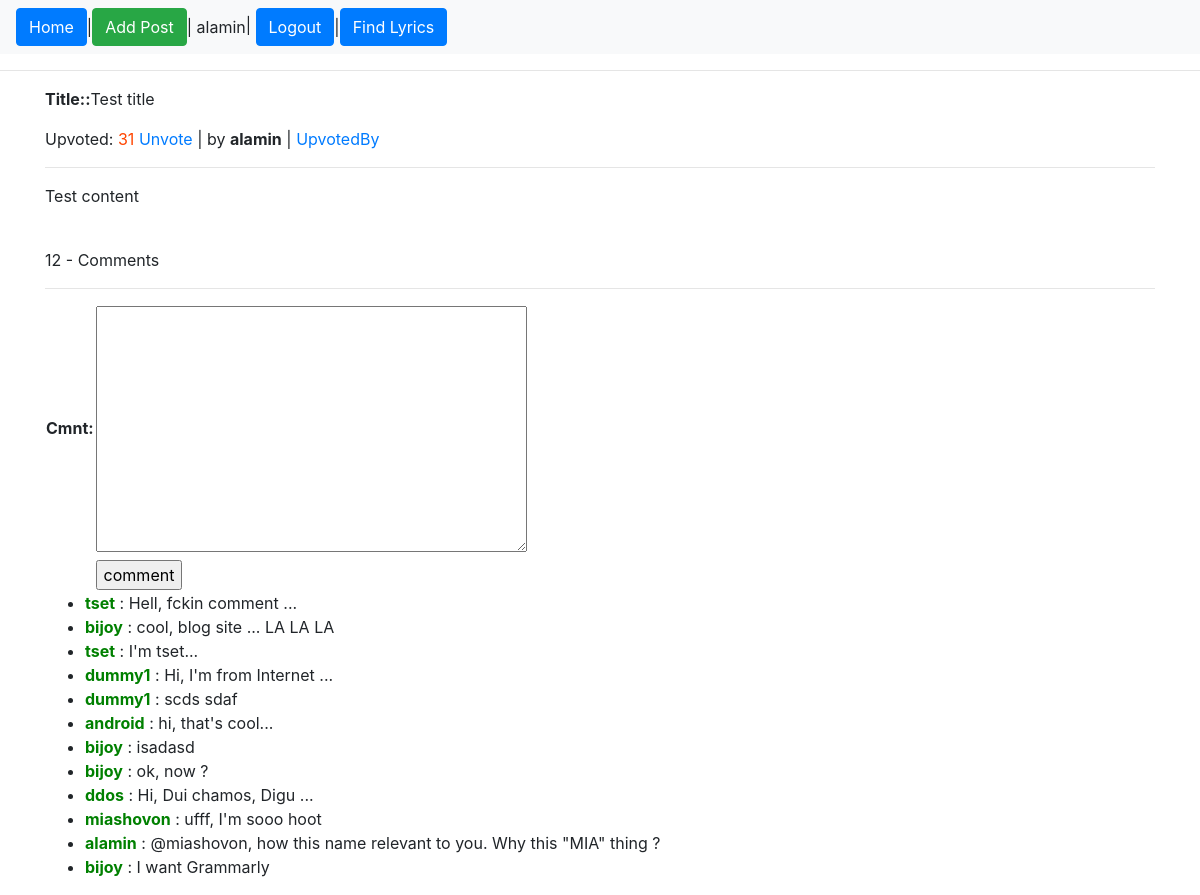
The app's page /post/1/ (signed in) with its own data.
### playground/models.py (models this page shows)
class Post(models.Model):
	title = models.CharField(max_length=200)
	content = models.TextField()
	author = models.ForeignKey(User, on_delete=models.CASCADE)

class Comment(models.Model):
	cmnt = models.TextField()
	user = models.ForeignKey(User, on_delete = models.CASCADE, default=1)
	post = models.ForeignKey(Post, on_delete = models.CASCADE, default=1)

### playground/views.py (the view)
# urls.py: path('post/<int:post_id>/', views.post_details, name='post_details'),
@login_required
def post_details(request, post_id):
	p = get_object_or_404(Post, id=post_id)
	upvotes = Upvote.objects.filter(post=p).count()
	can_up = True
	if not request.user.is_anonymous:
		can_up = not p.upvote_set.filter(user=request.user).count()
	if request.method == 'POST':
		form = CommentForm(request.POST)
		if form.is_valid():
			r = form.save(commit=False)
			r.user = request.user
			r.post = get_object_or_404(Post, id=post_id)
			r.save()
			return redirect(reverse('post_details', kwargs={'post_id': post_id}))
	else:
		form = CommentForm()
	resp2 = render(request, 'playground/post_details.html',
		{'post': p, 'upvotes':upvotes, 'can_up': can_up, 'form': form}
	)
	return resp2

### playground/forms.py
class CommentForm(forms.ModelForm):
	class Meta:
		model = Comment
		fields = ('cmnt',)

### playground/templates/playground/post_details.html
{% extends "playground/base.html" %}
{% block content %}
<div>
	<p><b>Title::</b>{{ post.title }}</p>
	<p>
		{% if can_up %}
		<a href="{% url 'upvote' post.id %}">Upvote</a>: {{ upvotes }}
		{% else %}
		Upvoted: <span style="color: rgb(255, 69, 0)">{{ upvotes }}
		<a href="{% url 'unvote' post.id %}">Unvote</a>
		</span>
		{% endif %}
		| by <b>{{ post.author }}</b> |
		<a href="{% url 'upvoted_by' post.id %}">UpvotedBy</a>
	</p>
	<hr>
	<p>{{ post.content|safe }}</p>
</div>
<br>
<div>
	<p>{{ post.comment_set.all.count }} - Comments</p>
	<hr>
	<div>
		<div>
			<form method="post">{% csrf_token %}
				<table>
					{{ form.as_table }}
					<tr>
						<td></td>
						<td><input type="submit" value="comment"></td>
					</tr>
				</table>
			</form>
		</div>
		<ul>
			{% for comment in post.comment_set.all %}
				<li>
					<b style="color: green">{{ comment.user }}</b> : {{ comment.cmnt }}
				</li>
			{% endfor %}
		</ul>
	</div>
</div>
{% endblock %}

### playground/templates/playground/base.html (shortened to what this page needs)
<!doctype html>
<html lang="en">
  <head>
    <link rel="stylesheet" href="https://stackpath.bootstrapcdn.com/bootstrap/4.1.1/css/bootstrap.min.css">
</head>
<body>
	<div>
		<nav class="navbar navbar-expand-lg navbar-light bg-light">
			<a href="/"><button class="btn btn-primary">Home</button></a> |
			<a href="{% url 'addPost' %}" class="btn btn-success">Add Post</a>
			{% if request.user.is_authenticated %}
				<span> | {{ request.user }}</span>
				<span>| <a href="{% url 'logout' %}" class="btn btn-primary">Logout</a></span>
			{% else %}
			 | <a href="{% url 'login' %}" class="btn btn-primary">Login</a> |
			 <a href="{% url 'signup' %}" class="btn btn-primary">SignUp</a>
			{% endif %} |
			<a href="{% url 'find_lyrics' %}" class="btn btn-primary">Find Lyrics</a>
		</nav>
	</div>
	<hr>
	<div class="container">
		{% block content %} {% endblock %}
	</div>
</body>
</html>

### records on screen
Post: title "Test title", author "alamin", content "Test content", comment_set.all.count "12"
Comment: user "tset", cmnt "Hell, fckin comment ..."
Comment: user "bijoy", cmnt "cool, blog site ... LA LA LA"
Comment: user "tset", cmnt "I'm tset..."
Comment: user "dummy1", cmnt "Hi, I'm from Internet ..."
Comment: user "dummy1", cmnt "scds sdaf"
Comment: user "android", cmnt "hi, that's cool..."
Comment: user "bijoy", cmnt "isadasd"
Comment: user "bijoy", cmnt "ok, now ?"
Comment: user "ddos", cmnt "Hi, Dui chamos, Digu ..."
Comment: user "miashovon", cmnt "ufff, I'm sooo hoot"
Comment: user "alamin", cmnt "@miashovon, how this name relevant to you. Why this \"MIA\" thing ?"
Comment: user "bijoy", cmnt "I want Grammarly"

### other values on screen
{{ request.user }} "alamin"
{{ upvotes }} "31"
